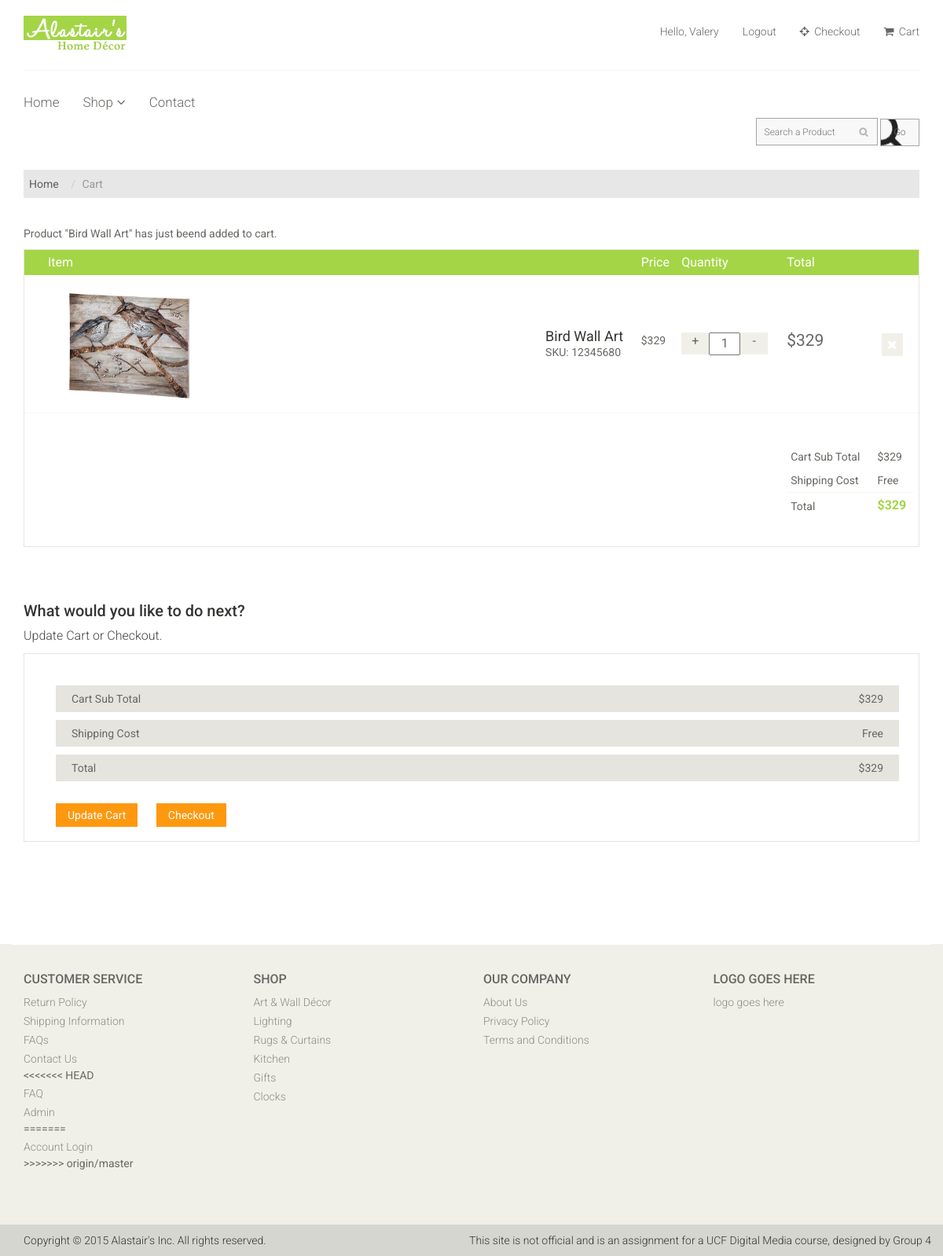
/cart.php?prod=3 (signed in), run on the app's committed database.
### tables this page shows
CREATE TABLE IF NOT EXISTS `member` (
  `id` int(6) unsigned NOT NULL,
  `username` varchar(255) NOT NULL,
  `email` varchar(255) NOT NULL,
  `password` varchar(255) NOT NULL
);

CREATE TABLE IF NOT EXISTS `alastairsgroup_account` (
  `productID` int(10) NOT NULL,
  `productName` varchar(255) NOT NULL,
  `description` text NOT NULL,
  `category` text NOT NULL,
  `sku` int(16) NOT NULL,
  `stock` int(6) NOT NULL,
  `cost` decimal(10,0) NOT NULL,
  `price` decimal(10,0) NOT NULL,
  `image` varchar(255) NOT NULL,
  `productKeywords` text NOT NULL,
  `weight` decimal(5,0) NOT NULL,
  `measurements` varchar(75) NOT NULL
);

### cart.php (the view, shortened to what this page needs)
<?php include ("includes/header.php"); ?>
	<section id="cart_items">
		<div class="container">
			<div class="breadcrumbs">
				<ol class="breadcrumb">
				  <li><a href="#">Home</a></li>
				  <li class="active">Cart</li>
				</ol>
			</div>
            <?php
                if(!empty($_GET['prod'])){
                    $proid = $_GET['prod'];
                }
                if(!empty($proid)){
                    $proid = htmlspecialchars($proid);
                    $query = mysql_query("SELECT * FROM alastairsgroup_account WHERE productID='".mysql_real_escape_string($proid)."'");
                    if (mysql_num_rows($query) > 0) {
                        while($results=mysql_fetch_array($query)){
                            echo '<p class="atc-message">Product "'.$results['productName'].'" has just beend added to cart.</p>';
                        }
                    }
                }
            ?>
			<div class="table-responsive cart_info">
                <?php
                    if(isset($_SESSION['cart']) && !empty($_SESSION['cart'])):
                ?>
                <table class="table table-condensed">
					<thead>
						<tr class="cart_menu">
							<td class="image">Item</td>
							<td class="description"></td>
							<td class="price">Price</td>
							<td class="quantity">Quantity</td>
							<td class="total">Total</td>
							<td></td>
						</tr>
					</thead>
					<tbody>
                        <?php
                            $total = 0;
                            foreach($_SESSION['cart'] as $k=>$v):
                                $proid = htmlspecialchars($k);
                                $query = mysql_query("SELECT * FROM alastairsgroup_account WHERE productID='".mysql_real_escape_string($proid)."'");
                                while($results=mysql_fetch_array($query)):
                        ?>
						<tr>
							<td class="cart_product">
								<a href="product-details.php?view=<?php echo $results['productID']; ?>"><img src="<?php echo $results['image'];?>" alt="<?php echo $results['productName'];?>"></a>
							</td>
							<td class="cart_description">
								<h4><a href="product-details.php?view=<?php echo $results['productID']; ?>"><?php echo $results['productName']; ?></a></h4>
								<p>SKU: <?php echo $results['sku']; ?></p>
							</td>
							<td class="cart_price">
								<p>$<?php echo $results['price']; ?></p>
                                <?php $total += $results['price']*$v; ?>
							</td>
							<td class="cart_quantity">
								<div class="cart_quantity_button">
									<a class="cart_quantity_up" href="cart.php?prod=<?php echo $results['productID']; ?>"> + </a>
									<input class="cart_quantity_input" type="text" name="quantity" value="<?php echo $v; ?>" autocomplete="off" size="2">
									<a class="cart_quantity_down" href="cart.php?iprod=<?php echo $results['productID']; ?>"> - </a>
								</div>
							</td>
							<td class="cart_total">
								<p class="cart_total_price">$<?php echo $results['price']*$v;?></p>
							</td>
							<td class="cart_delete">
								<a class="cart_quantity_delete" href="cart.php?rprod=<?php echo $results['productID']; ?>"><i class="fa fa-times"></i></a>
							</td>
						</tr>
                        <?php endwhile;endforeach; ?>
						<tr>
							<td colspan="4">&nbsp;</td>
							<td colspan="2">
								<table class="table table-condensed total-result">
									<tr>
										<td>Cart Sub Total</td>
										<td>$<?php echo $total; ?></td>
									</tr>
									<tr class="shipping-cost">
										<td>Shipping Cost</td>
										<td>Free</td>
									</tr>
									<tr>
										<td>Total</td>
										<td><span>$<?php echo $total; ?></span></td>
									</tr>
								</table>
							</td>
						</tr>
					</tbody>
				</table>
                <?php else: ?>
                    <p>The cart is empty</p>
                <?php endif; ?>
			</div>
		</div>
	</section>
    <?php if(isset($_SESSION['cart']) && !empty($_SESSION['cart'])): ?>
	<section id="do_action">
		<div class="container">
			<div class="heading">
				<h3>What would you like to do next?</h3>
				<p>Update Cart or Checkout.</p>
			</div>
			<div class="row">
				<div class="col-sm-12">
					<div class="total_area">
						<ul>
							<li>Cart Sub Total <span>$<?php echo $total; ?></span></li>
							<li>Shipping Cost <span>Free</span></li>
							<li>Total <span>$<?php echo $total; ?></span></li>
						</ul>
							<a class="btn btn-default update" href="cart.php">Update Cart</a>
                            <?php if($_SESSION['email']) { ?>
						<a class="btn btn-default check_out" href="checkout.php">Checkout</a>
                        <?php } else { ?>
                        <a class="btn btn-default check_out" href="checkout.php">Check out as Guest</a>
                 						<a class="btn btn-default check_out" href="login.php">Create an account to Check out</a>
<?php } ?>
					</div>
				</div>
			</div>
		</div>
	</section>
    <?php endif; ?>
 <?php include ("includes/footer.php"); ?>

### includes/header.php (shortened to what this page needs)
<!DOCTYPE html>
<html lang="en">
<head>
    <link href="css/bootstrap.min.css" rel="stylesheet">
    <link href="css/font-awesome.min.css" rel="stylesheet">
    <link href="css/prettyPhoto.css" rel="stylesheet">
    <link href="css/price-range.css" rel="stylesheet">
    <link href="css/animate.css" rel="stylesheet">
	<link href="css/styles.css" rel="stylesheet">
	<link href="css/responsive.css" rel="stylesheet">
    <link rel="stylesheet" href="rating/rating.css" />
</head>
<body>
	<header id="header">
		<div class="header-middle">
			<div class="container">
				<div class="row">
					<div class="col-sm-4">
						<div class="logo pull-left">
							<a href="home.php"><img src="img/home/logo.png" alt="Alastair's" /></a>
						</div>
					</div>
					<div class="col-sm-8">
						<div class="shop-menu pull-right">
							<ul class="nav navbar-nav">
                                <?php
                                    if(!empty($_SESSION['email'])){
                                        $uemail = $_SESSION['email'];
                                        $query=mysql_query("select * from member where email='$uemail'");
                                        while($results=mysql_fetch_array($query))
                    					{
                    					   $uname = $results['username'];
                    					}
                                        echo "<li><a>Hello, ".$uname." </a></li>";
                                        echo "<li><a href='logout.php'>Logout</a></li>";
                                    }else{
                                        echo '<li><a href="login.php"><i class="fa fa-lock"></i> Login</a></li>';
                                    }
                                ?>
								<li><a href="checkout.php"><i class="fa fa-crosshairs"></i> Checkout</a></li>
								<li><a href="cart.php"><i class="fa fa-shopping-cart"></i> Cart</a></li>
							</ul>
						</div>
					</div>
				</div>
			</div>
		</div>
		<div class="header-bottom">
			<div class="container">
				<div class="row">
					<div class="col-sm-9">
						<div class="mainmenu pull-left">
							<ul class="nav navbar-nav collapse navbar-collapse">
								<li><a href="home.php">Home</a></li>
								<li class="dropdown"><a href="#">Shop<i class="fa fa-angle-down"></i></a>
                                </li>
								<li><a href="contact-us.php">Contact</a></li>
							</ul>
						</div>
					</div>
					<div class="col-sm-12">
						<div class="search_box pull-right">
							<form method="get" action="search.php" enctype="multipart/form-data">
								<input type="text" name="user_query" placeholder="Search a Product" class="search-input"/ >
								<input type="submit" name="search" ID="search-icon" value="Go" class="search-button"/>
							</form>
						</div>
					</div>
				</div>
			</div>
		</div>
	</header>

### data on the page
member: username "Valery"
alastairsgroup_account: productName "Bird Wall Art", image (picture), sku "12345680", price "329", quantity "1", $results['price']*$v "329"

### other printed values
$total "329"
